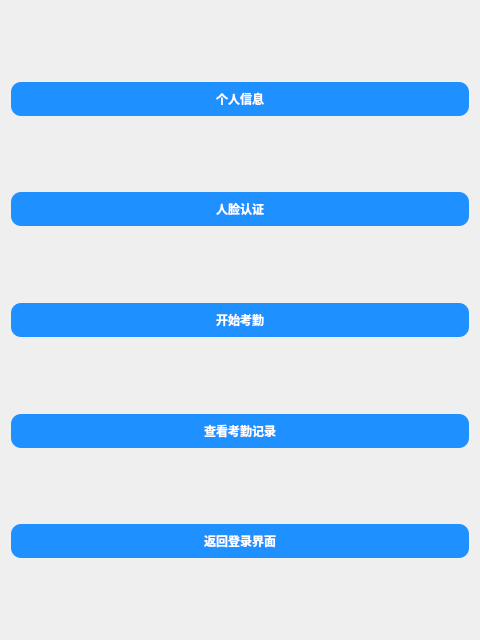
<?xml version="1.0" encoding="UTF-8"?>
<ui version="4.0">
 <class>menu</class>
 <widget class="QWidget" name="menu">
  <property name="geometry">
   <rect>
    <x>0</x>
    <y>0</y>
    <width>480</width>
    <height>640</height>
   </rect>
  </property>
  <property name="windowTitle">
   <string>Menu</string>
  </property>
  <layout class="QVBoxLayout" name="verticalLayout_2">
   <item>
    <layout class="QVBoxLayout" name="verticalLayout">
     <item>
      <spacer name="verticalSpacer">
       <property name="orientation">
        <enum>Qt::Vertical</enum>
       </property>
       <property name="sizeHint" stdset="0">
        <size>
         <width>20</width>
         <height>40</height>
        </size>
       </property>
      </spacer>
     </item>
     <item>
      <widget class="QPushButton" name="pushButton">
       <property name="styleSheet">
        <string notr="true"> QPushButton {
           background-color: #1E90FF;
           border-radius: 10px;
           color: white;
           padding: 8px 16px;
           border: none;
           font-weight: bold;
        }
        QPushButton:hover {
           background-color: #187BCD;
        }
        QPushButton:pressed {
           background-color: #104E8B;
        }</string>
       </property>
       <property name="text">
        <string>个人信息</string>
       </property>
      </widget>
     </item>
     <item>
      <spacer name="verticalSpacer_3">
       <property name="orientation">
        <enum>Qt::Vertical</enum>
       </property>
       <property name="sizeHint" stdset="0">
        <size>
         <width>20</width>
         <height>40</height>
        </size>
       </property>
      </spacer>
     </item>
     <item>
      <widget class="QPushButton" name="pushButton_2">
       <property name="styleSheet">
        <string notr="true"> QPushButton {
           background-color: #1E90FF;
           border-radius: 10px;
           color: white;
           padding: 8px 16px;
           border: none;
           font-weight: bold;
        }
        QPushButton:hover {
           background-color: #187BCD;
        }
        QPushButton:pressed {
           background-color: #104E8B;
        }</string>
       </property>
       <property name="text">
        <string>人脸认证</string>
       </property>
      </widget>
     </item>
     <item>
      <spacer name="verticalSpacer_4">
       <property name="orientation">
        <enum>Qt::Vertical</enum>
       </property>
       <property name="sizeHint" stdset="0">
        <size>
         <width>20</width>
         <height>40</height>
        </size>
       </property>
      </spacer>
     </item>
     <item>
      <widget class="QPushButton" name="pushButton_3">
       <property name="enabled">
        <bool>false</bool>
       </property>
       <property name="styleSheet">
        <string notr="true"> QPushButton {
           background-color: #1E90FF;
           border-radius: 10px;
           color: white;
           padding: 8px 16px;
           border: none;
           font-weight: bold;
        }
        QPushButton:hover {
           background-color: #187BCD;
        }
        QPushButton:pressed {
           background-color: #104E8B;
        }</string>
       </property>
       <property name="text">
        <string>开始考勤</string>
       </property>
      </widget>
     </item>
     <item>
      <spacer name="verticalSpacer_5">
       <property name="orientation">
        <enum>Qt::Vertical</enum>
       </property>
       <property name="sizeHint" stdset="0">
        <size>
         <width>20</width>
         <height>40</height>
        </size>
       </property>
      </spacer>
     </item>
     <item>
      <widget class="QPushButton" name="pushButton_4">
       <property name="enabled">
        <bool>false</bool>
       </property>
       <property name="styleSheet">
        <string notr="true"> QPushButton {
           background-color: #1E90FF;
           border-radius: 10px;
           color: white;
           padding: 8px 16px;
           border: none;
           font-weight: bold;
        }
        QPushButton:hover {
           background-color: #187BCD;
        }
        QPushButton:pressed {
           background-color: #104E8B;
        }</string>
       </property>
       <property name="text">
        <string>查看考勤记录</string>
       </property>
      </widget>
     </item>
     <item>
      <spacer name="verticalSpacer_6">
       <property name="orientation">
        <enum>Qt::Vertical</enum>
       </property>
       <property name="sizeHint" stdset="0">
        <size>
         <width>20</width>
         <height>40</height>
        </size>
       </property>
      </spacer>
     </item>
     <item>
      <widget class="QPushButton" name="pushButton_5">
       <property name="styleSheet">
        <string notr="true"> QPushButton {
           background-color: #1E90FF;
           border-radius: 10px;
           color: white;
           padding: 8px 16px;
           border: none;
           font-weight: bold;
        }
        QPushButton:hover {
           background-color: #187BCD;
        }
        QPushButton:pressed {
           background-color: #104E8B;
        }</string>
       </property>
       <property name="text">
        <string>返回登录界面</string>
       </property>
      </widget>
     </item>
     <item>
      <spacer name="verticalSpacer_2">
       <property name="orientation">
        <enum>Qt::Vertical</enum>
       </property>
       <property name="sizeHint" stdset="0">
        <size>
         <width>20</width>
         <height>40</height>
        </size>
       </property>
      </spacer>
     </item>
    </layout>
   </item>
  </layout>
 </widget>
 <resources/>
 <connections/>
</ui>
